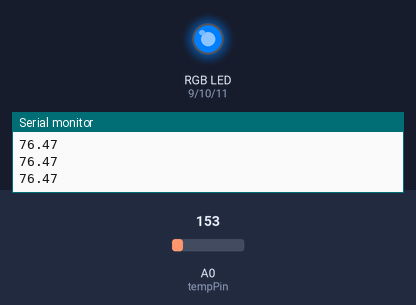
The sketch below on a simulated Arduino Uno, built with avr-gcc and run on an emulated ATmega328P. Parts: an RGB LED mixed from three pins (HIGH = lit), the last lines printed to the serial monitor. Inputs (shaded band) come from the test bench; at power-on: A0 (tempPin) = 153.

Above: at 1.3 s.
1.4 s: A0 (tempPin) set to 165
At 2.7 s:
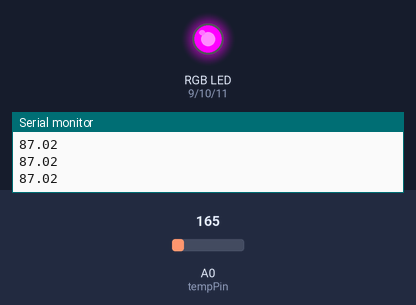
3.0 s: A0 (tempPin) set to 168
At 3.9 s:
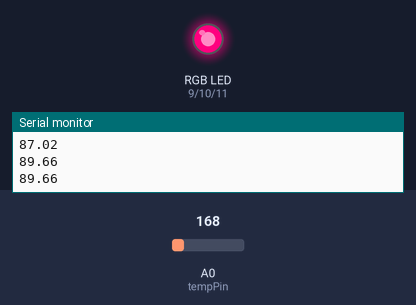
4.5 s: A0 (tempPin) set to 175
At 5.1 s:
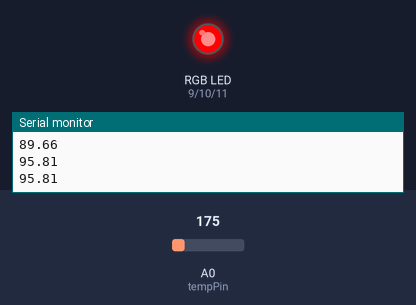
6.0 s: A0 (tempPin) set to 133
At 6.3 s:
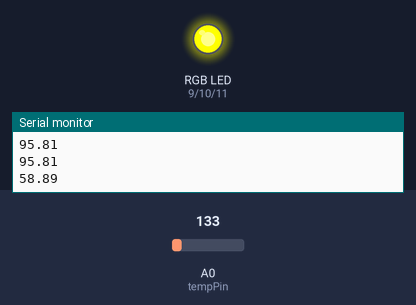
7.5 s: A0 (tempPin) set to 120
At 8.7 s:
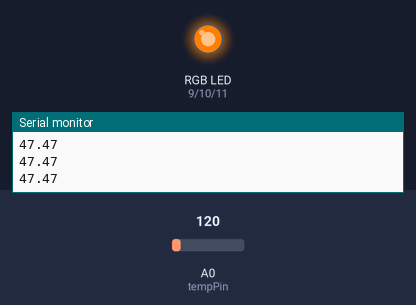
9.0 s: A0 (tempPin) set to 191
At 10.0 s:
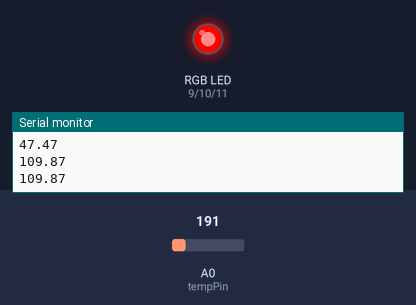
Timing chart, 0 to 11.5 s (numbered marks = the images above; inputs shaded):
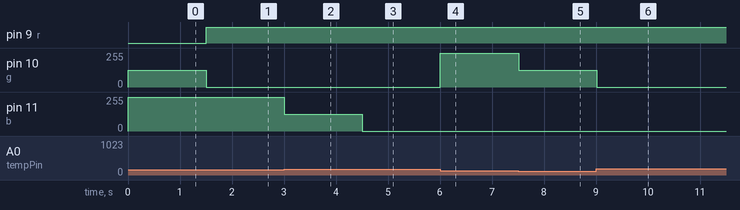

Measured:
- the behaviour switches between 167 and 168 on A0 (tempPin) (found by bisection; images 1 and 2)
- the behaviour switches between 132 and 131 on A0 (tempPin) (found by bisection; images 4 and 5)
- after the input at 1.4 s, pin 9 (r): LOW → HIGH after 0.10 s; pin 10 (g): 127/255 → 0/255 after 0.10 s
- after the input at 3.0 s, pin 11 (b): 255/255 → 127/255 at once
- after the input at 4.5 s, pin 11 (b): 127/255 → 0/255 at once
- after the input at 6.0 s, pin 10 (g): 0/255 → 255/255 at once
- after the input at 7.5 s, pin 10 (g): 255/255 → 127/255 at once
- after the input at 9.0 s, pin 10 (g): 127/255 → 0/255 at once

The sketch:

Mood.ino
```cpp
  /*****************************************************
    MOOD LIGHTING
    This sketch reads in a temperature value
    from a TMP36 sensor and uses it to set the
    color of an RGB LED. The LED only responds to
    a range of temperatures from about 12-34 C
    (~54-93 F). Every 2 C (~3.6 F) temp change will
    shift the mood light to a new color.
    ***************************************************/

  // Initialize pins for temperature sensor and RBG LED
  int tempPin = A0;
  int r = 9;
  int g = 10;
  int b = 11;

  // Set colors for mood light to cycle through
  // Color index:{0   1   2   3   4   5   6   7   8   9   10  11 };
  int rRange[] = {255,255,127,0,  0,  0,  0,  0,  127,255,255,255};
  int bRange[] = {0,  0,  0,  0,  127,255,255,255,255,255,127,0  };
  int gRange[] = {127,255,255,255,255,255,127,0,  0,  0,  0,  0  };

  void setup() {
    Serial.begin(9600);
    pinMode(r, OUTPUT);
    pinMode(g, OUTPUT);
    pinMode(b, OUTPUT);
  }

  void loop() {
    int val = analogRead(tempPin);
    float milliVolts = val*5000.0/1024.0;
    int color = (int)milliVolts;

    // 720 mV = 22 C, 72 F (approx room temp)
    // Operating range: 12-34 C (~54-93 F)
    // +1 C = + 1.8 F = +10 mV
    // If we change color every 20 mV, we need
    // to use the range from 620-840 mV
    if(color < 620) color = 620;
    else if (color > 840) color = 840;
    // Convert color into an index for RGB array
    color = (color-620)/20;

    analogWrite(r,rRange[color]);
    analogWrite(g,gRange[color]);
    analogWrite(b,bRange[color]);

    // Convert voltage reading to temperature
    // Reading will give a value b/n 0 and 1023
    // 0.5V = 25 C; each 0.1V = 1 C
    float volts = milliVolts/1000.0;
    float tempC = (volts-0.5) * 100;
    float tempF = tempC * 1.8 + 32;
    // Print out temp in Fahrenheit
    Serial.println(tempF);
    delay(500);
  }
```
